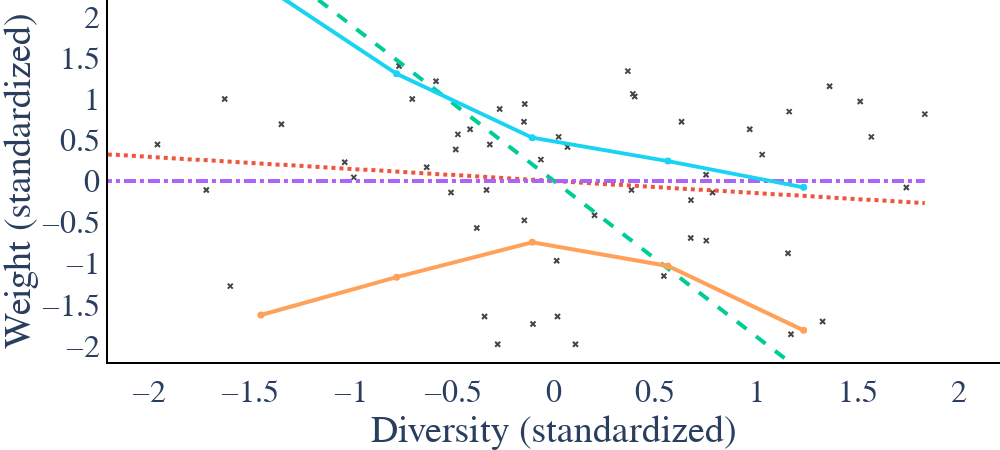

Notebook code cell kept with this figure:
### Code cell
# Shannon

plot = res["shannon"]
fig = plot_diversity_methods(plot["x"], plot["y"], plot["xstar"], plot["xstar_bound"], plot["ystar_ols"], 
                             plot["ystar_2sls"], plot["ystar_kiv"], plot["results"])
fig.update_xaxes(range=[-2.2, 2.2])
fig.update_yaxes(range=[-2.2, 2.2])
fig.update_layout(width=1000, height=450, showlegend=False)
fig.write_image(os.path.join(save_path, agg_level + "_" + filter + "_shannon.pdf"))
fig.show()

### Figure 1 — Plotly figure (JSON) as saved in the notebook; plotly's stock layout.template omitted (floating-point values rounded to 4 significant figures)
{"data": [{"line": {"width": 4}, "marker": {"color": "black", "line": {"width": 2}, "size": 5, "symbol": "x-thin"}, "mode": "markers", "name": "Data", "type": "scatter", "x": [0.6291, 1.359, -0.6279, 0.6746, -0.3165, -0.1442, -1.715, 1.565, -0.9875, -1.032, 0.5421, 0.0666, -0.474, 0.3982, -0.3329, -0.06471, 0.3644, -1.624, 1.169, -0.2778, 0.3822, 0.01738, -0.3425, -0.3808, 0.6066, 0.01327, 0.106, 0.782, -1.956, 1.325, 0.75, 0.1999, 0.6755, 0.9656, 1.738, -0.4139, -0.6992, -2.362, -1.345, -0.4846, -2.476, -0.5819, -0.7643, 1.154, 1.027, 1.51, 1.829, 1.16, -0.1481, -0.268, 0.02296, 0.389, -0.1035, -0.1463, 0.7512, -1.597, -0.5079], "y": [0.7205, 1.151, 0.1672, -0.6936, 0.4439, 0.9357, -0.1095, 0.5361, 0.04422, 0.2287, -1.155, 0.4131, 0.5668, 1.028, -0.1095, 0.2594, 1.335, 0.9972, -1.862, -1.985, -0.1095, -1.647, -1.647, -0.5706, -2.507, -0.9702, -1.985, -0.1402, 0.4439, -1.708, 0.07497, -0.4169, -0.2324, 0.6283, -0.07874, 0.6283, 0.9972, 0.6283, 0.6898, 0.3824, 1.12, 1.212, 1.397, -0.878, 0.3209, 0.9665, 0.8128, 0.8435, 0.7205, 0.8742, 0.5361, 1.059, -1.739, -0.4784, -0.7243, -1.278, -0.1402]}, {"line": {"color": "#EF553B", "dash": "dot", "width": 4}, "marker": {"line": {"width": 2}, "size": 5}, "mode": "lines", "name": "OLS", "type": "scatter", "x": [-2.476, -2.328, -2.18, -2.031, -1.883, -1.734, -1.586, -1.437, -1.289, -1.14, -0.9918, -0.8433, -0.6949, -0.5464, -0.3979, -0.2494, -0.101, 0.04749, 0.196, 0.3444, 0.4929, 0.6414, 0.7898, 0.9383, 1.087, 1.235, 1.384, 1.532, 1.681, 1.829], "y": [0.3639, 0.3421, 0.3202, 0.2984, 0.2766, 0.2548, 0.233, 0.2112, 0.1894, 0.1675, 0.1457, 0.1239, 0.1021, 0.08028, 0.05847, 0.03665, 0.01484, -0.006978, -0.02879, -0.05061, -0.07242, -0.09424, -0.1161, -0.1379, -0.1597, -0.1815, -0.2033, -0.2251, -0.2469, -0.2688]}, {"line": {"color": "#00CC96", "dash": "dash", "width": 4}, "marker": {"line": {"width": 2}, "size": 5}, "mode": "lines", "name": "2SLS", "type": "scatter", "x": [-2.476, -2.328, -2.18, -2.031, -1.883, -1.734, -1.586, -1.437, -1.289, -1.14, -0.9918, -0.8433, -0.6949, -0.5464, -0.3979, -0.2494, -0.101, 0.04749, 0.196, 0.3444, 0.4929, 0.6414, 0.7898, 0.9383, 1.087, 1.235, 1.384, 1.532, 1.681, 1.829], "y": [4.691, 4.41, 4.128, 3.847, 3.566, 3.285, 3.003, 2.722, 2.441, 2.16, 1.879, 1.597, 1.316, 1.035, 0.7537, 0.4725, 0.1913, -0.08996, -0.3712, -0.6524, -0.9336, -1.215, -1.496, -1.777, -2.059, -2.34, -2.621, -2.902, -3.183, -3.465]}, {"line": {"color": "#AB63FA", "dash": "dashdot", "width": 4}, "marker": {"line": {"width": 2}, "size": 5}, "mode": "lines", "name": "KIV", "type": "scatter", "x": [-2.476, -2.328, -2.18, -2.031, -1.883, -1.734, -1.586, -1.437, -1.289, -1.14, -0.9918, -0.8433, -0.6949, -0.5464, -0.3979, -0.2494, -0.101, 0.04749, 0.196, 0.3444, 0.4929, 0.6414, 0.7898, 0.9383, 1.087, 1.235, 1.384, 1.532, 1.681, 1.829], "y": [1.145e-05, 1.179e-05, 1.219e-05, 1.264e-05, 1.314e-05, 1.368e-05, 1.425e-05, 1.484e-05, 1.544e-05, 1.602e-05, 1.657e-05, 1.708e-05, 1.751e-05, 1.785e-05, 1.81e-05, 1.823e-05, 1.825e-05, 1.814e-05, 1.792e-05, 1.759e-05, 1.717e-05, 1.668e-05, 1.612e-05, 1.553e-05, 1.492e-05, 1.432e-05, 1.373e-05, 1.317e-05, 1.266e-05, 1.22e-05]}, {"line": {"color": "#FFA15A", "width": 4}, "marker": {"color": "#FFA15A", "line": {"color": "#FFA15A", "width": 2}, "size": 5}, "name": "GB lower", "type": "scatter", "x": [-1.446, -0.7763, -0.1071, 0.5621, 1.231], "y": [-1.629, -1.169, -0.7458, -1.033, -1.816]}, {"line": {"color": "#19D3F3", "width": 4}, "marker": {"color": "#19D3F3", "line": {"color": "#19D3F3", "width": 2}, "size": 5}, "name": "GB upper", "type": "scatter", "x": [-1.446, -0.7763, -0.1071, 0.5621, 1.231], "y": [2.397, 1.302, 0.5264, 0.2416, -0.07745]}], "layout": {"font": {"family": "serif", "size": 32}, "height": 450, "margin": {"b": 0, "l": 0, "r": 0, "t": 0}, "plot_bgcolor": "rgba(0, 0, 0, 0)", "showlegend": false, "width": 1000, "xaxis": {"linecolor": "black", "linewidth": 2, "range": [-2.2, 2.2], "showline": true, "title": {"text": "Diversity (standardized)"}, "type": "linear"}, "yaxis": {"linecolor": "black", "linewidth": 2, "range": [-2.2, 2.2], "showline": true, "title": {"text": "Weight (standardized)"}, "type": "linear"}}}
